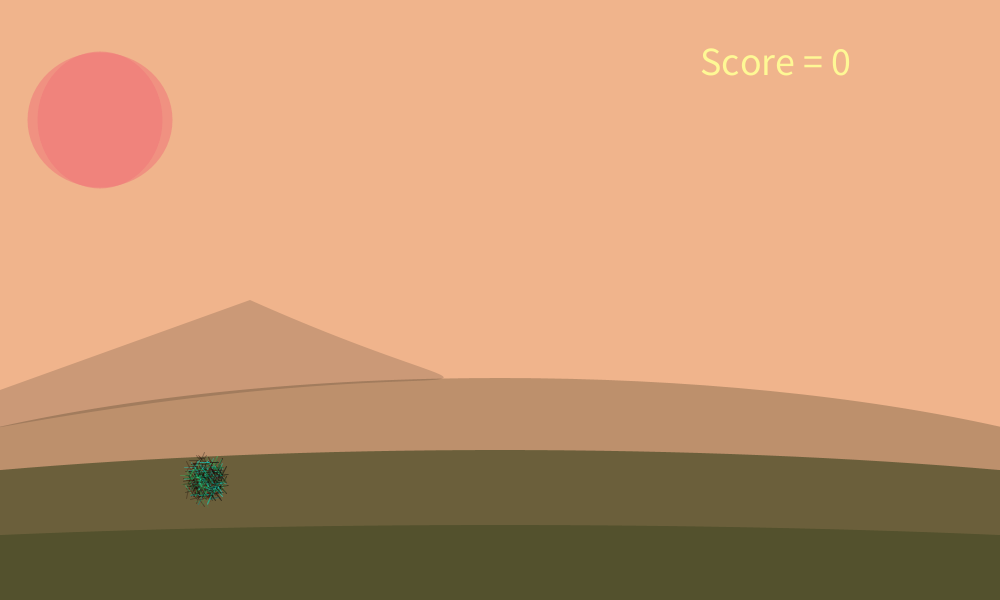
Frame 1 (no input)
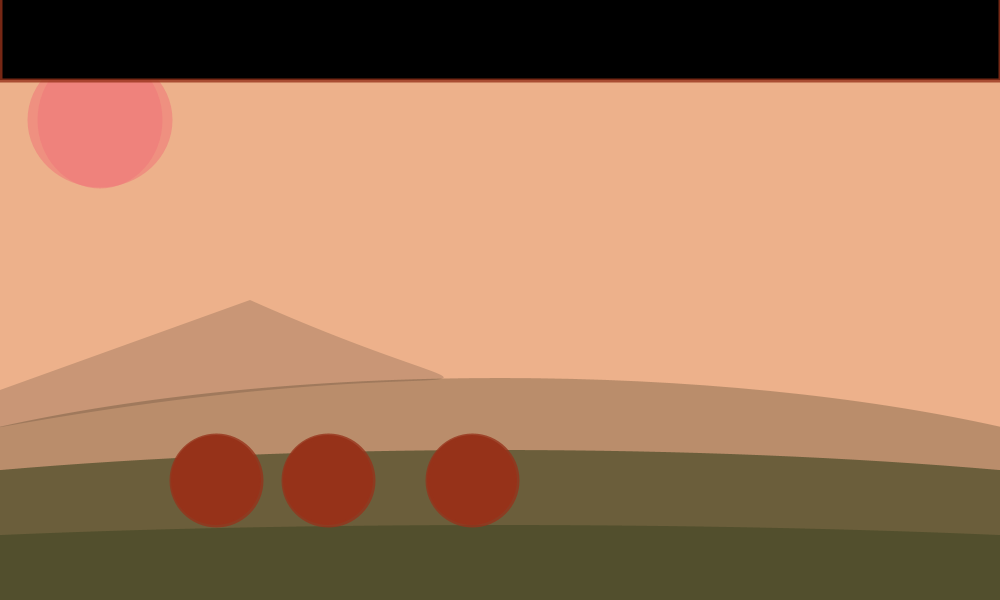
Frame 60 (the mouse pressed at the canvas centre just before this capture)
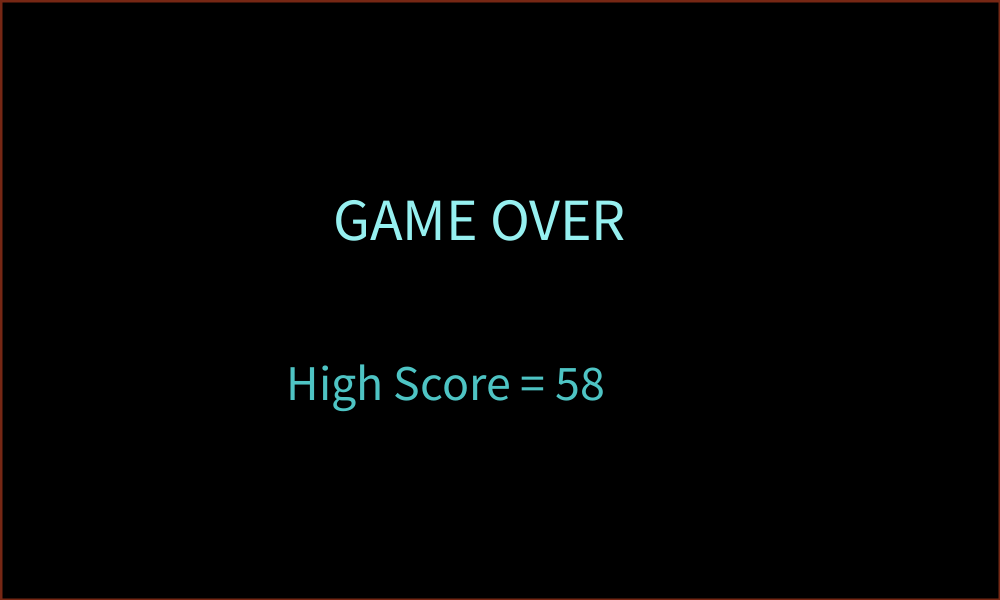
Frame 120 (the mouse held since frame 60 and released just before this capture)

The Processing sketch that drew these frames (run headless with seeded random() and noise(); from frame 60 on, the mouse is pressed at the canvas centre):

// Processing sketch: Orb_Game_
// ── Orb_Game_.pde
ArrayList<Enemy> enemies = new ArrayList<Enemy>();
float angle = 45;
float orb_ratio = 0.67;
float x = 0;
float z = 0;
float orbX = 200;
float orbY = 480;
float orbX2 = 100;
float orbY2 = 480;
boolean up, left, right;
float red = 150;
float enemyX = 1000;
float jumpStop = 0;
int score = 0;
float sunsetR1 = 240;
float sunsetG1 = 160;
float sunsetB1 = 50;
float sunsetR2 = 250;
float sunsetG2 = 100;
float sunsetB2 = 50;
float backgroundR = 240;
float backgroundG = 180;
float backgroundB = 140;
boolean dead = false;
int deadAnimation = -600;


void setup(){
  size(1000,600);
}

void draw(){
  background(backgroundR,backgroundG,backgroundB);
  
    //Sunset
  sunsetR1=sunsetR1+0.005;
  sunsetG1=sunsetR1+0.005;
  sunsetB1=sunsetR1+0.05;
  sunsetR2=sunsetR1+0.005;
  sunsetG2=sunsetR1+0.005;
  sunsetB2=sunsetR1+0.05;
  backgroundR=backgroundR-0.05;
  backgroundG=backgroundG-0.05;
  backgroundB=backgroundB-0.015;
  

  //Sun
  noStroke();
  ellipseMode(CENTER);
  fill(sunsetR1, sunsetG1/2, sunsetB1/2, 150);
  ellipse(width/10, height/5, 145, 135);
  fill(sunsetR2, sunsetG2/2, sunsetB2/2, 150);
  ellipse(width/10, height/5, 125, 137);
  

  //Land
  fill(25,50,10,125);
  ellipse(width/2,height,width*2,height/2);
  fill(25,50,10,75);
  ellipse(width/2,height,width*2,height/4);
  fill(20,25,5,60);
  ellipse(width/2,height,width*1.6,height*0.74);
  
  //Mountain
  fill(50,40,32,50);
  bezier(-250,height*0.8,width/2,height/2,
  width*0.6,height*0.76,width/4,height/2);
  
  //Score
  if(dead==false){
    stroke(255,255,150,230);
    fill(255,255,150,230);
    textSize(40);
    text("Score = "+score, width*0.7, 75);
    score=score+1;
  }
  
  //The code for the enemy class was mainly written by youtuber "The Coding Train". I adjusted the parameters of everything to get the timing of the objects right.
  //https://www.youtube.com/watch?v=l0HoJHc-63Q
  //Enemies
  if(random(1) <= 0.02){
    enemies.add(new Enemy());
  }
  
  for(Enemy t : enemies){
    t.move();
    t.show();
  }
  
  //Death
  if (dead==true){
    if(deadAnimation <= 0){
      deadAnimation=deadAnimation+40;
      fill(0);
      rect(0, deadAnimation-40, width, height);
      strokeWeight(4);
      stroke(250, 200);
      fill(150, 240, 240);
      textSize(60);
      text("GAME OVER", width/3, deadAnimation*6);
      textSize(50);
      stroke(250, 200);
      fill(100, 250, 250, 200);
      text("High Score = "+score, width/3.5, deadAnimation*10);
    }
    if(deadAnimation>=0){
      deadAnimation=0;
    }
  }
  
  //Orb
  if(dead==false){
    stroke(255);
    translate(orbX, orbY);
    orb(100);
  }
  
  //Gravity
  if(orbY < (height*0.87)){
    orbY = orbY+15;
  }
  
  //Movement
  if(dead==false){
    if(orbY>=(height*0.6)){
      if(up==true){
        orbY = orbY - 40;
      }
    }
    if(left==true){
      if(orbX > 20){
        orbX = orbX-10;
      }
    }
    if(right==true){
      if(orbX<=width-40){
        orbX = orbX + 10;
      }
    }
  }
}
  
  
//The code for the orb was also derived from a "The Coding Train" video, which I adjusted from being a fractal tree into a gyrating orb.
//https://www.youtube.com/watch?v=0jjeOYMjmDU
void orb (float len){
  stroke (100*cos(x), 100*tan(x), 50*tan(x), 75);
  fill (cos(x), tan(x), tan(x), 75);
  line (sin(x), sin(x), 10*sin(x), 0);
  translate (width/300, height/3000);
  if (len > 4){
    pushMatrix();
    rotate(angle);
    orb(len * orb_ratio);
    popMatrix();
    pushMatrix();
    rotate(-angle);
    orb(len * orb_ratio);
    popMatrix();
    x = x + 100;
  }
}


void keyPressed(){
  up=false;
  if(key == ' '){
     if(orbY >= 500){
       if(jumpStop < 1){
         up = true;
         jumpStop = jumpStop+1;
        }
      }
    }
  if(key == 'd' || key == 'D') right=true;
  if(key == 'a' || key == 'A') left=true;
}

void keyReleased(){
  if(key == ' '){
    up=false;
    jumpStop=0;
  }
  if(key == 'd' || key == 'D') right=false;
  if(key == 'a' || key == 'A') left=false;
}
    

// ── Enemies.pde
class Enemy{
  int r;
  float x1, y1;
  Enemy(){
    r = 120;
    x1 = width;
    y1 = height - r;
  }
  
  void move(){
    x1 -= 16;
    if(orbX <= x1 + 60){
      if(orbX >= x1 - 60){
        if(orbY <= y1 + 60){
          if(orbY >= y1 - 60){
            dead=true;
          }
        }
      }
    }
  }
  
  void show(){
    stroke(150, 50, 25, 200);
    fill(150, 50, 25);
    ellipse(x1, y1, r*0.75, r*0.75);
  }
}
  
            
